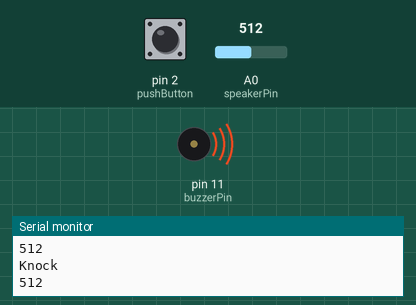
The sketch below on a simulated Arduino Uno, built with avr-gcc and run on an emulated ATmega328P. Parts: buzzer (waves = sounding), the last lines printed to the serial monitor. The inputs (shaded band) are chosen by the test bench; at power-on: pin 2 (pushButton) HIGH, A0 (speakerPin) = 512.

Above: at 1.2 s.
1.3 s: pin 2 (pushButton) pulled LOW for 0.15 s
At 2.3 s:
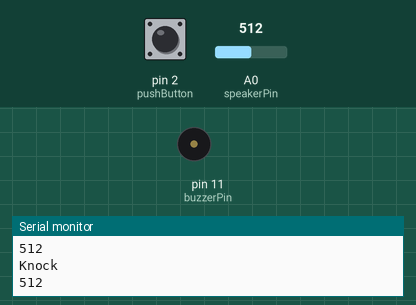
4.4 s: pin 2 (pushButton) pulled LOW for 3.2 s
At 8.1 s:
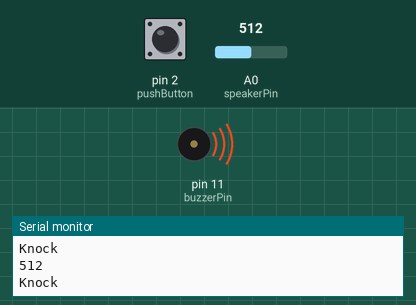
Timing chart, 0 to 9.6 s (numbered marks = the images above; inputs shaded):
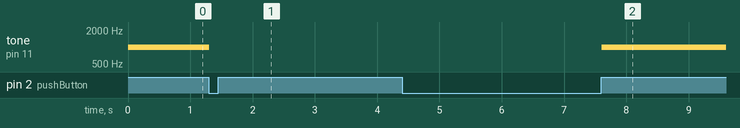

The sketch:

Homework_2_KnockDetector.ino
```cpp
const int speakerPin = A0;
const int buzzerPin = 11;

int buzzerTone = 1000;
int speakerValue = 0;

const int threshold = 1;
int knocked = 0;

const int pushButton = 2;
int buttonState = 0;

int startSong = 0;
int knock = 0;
void setup() {
  // put your setup code here, to run once:
  pinMode(speakerPin, INPUT);
  pinMode(pushButton, INPUT_PULLUP);
  Serial.begin(9600);
}

void loop() {
  // put your main code here, to run repeatedly:
  speakerValue = analogRead(speakerPin);

  if(speakerValue != 0)
  Serial.println(speakerValue);

  if(speakerValue > threshold){
    Serial.println("Knock");
    knock = millis();
    knocked = 1;
 }

  if(millis() - knocked > 5000 && knocked == 1){
    startSong = 1;
  }
  if(startSong == 1)
   tone(buzzerPin, buzzerTone);

  buttonState = digitalRead(pushButton);

   if(buttonState == LOW && startSong == 1){
    noTone(buzzerPin);
    startSong = 0;
    knocked = 0;
   }
}
```

Measured:
- after the input at 1.3 s, tone on pin 11 (buzzerPin): 1000 Hz → silent at once
- after the input at 4.4 s, tone on pin 11 (buzzerPin): silent → 1000 Hz after 3.2 s instead of 0.61 s
